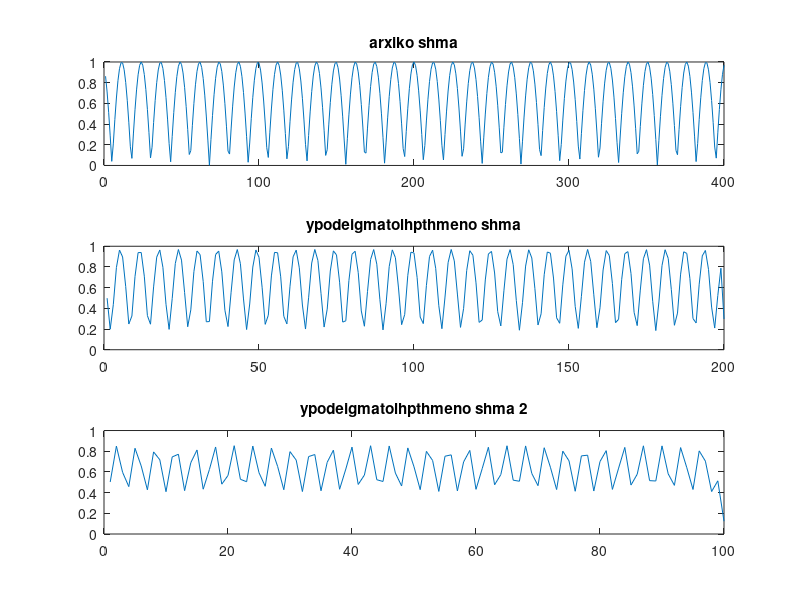
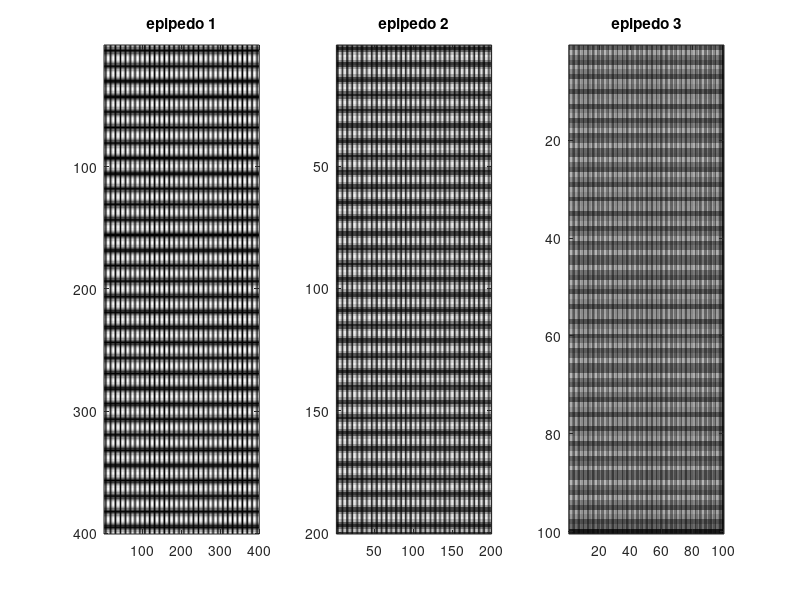

MATLAB code to generate these figures, in order:
%% script gia ena mododiastato shma
% dhmiourgia enos monodiastatou shmatos to opoio pol/zetai me to mhtrwo 
% Toeplitz gia na ginei "filtrarisma" tou shmatos kai na kopoun kapoies
% syxnothtes alla na meinei "idio". gia to logo auto ektos apo tis plot pou
% deixnoun tis times poy pairnei to monodiastato shma to kanw imshow afou
% to pollaplasiasw me anastrofo tou gia na ginei "mhtrwo" kai na exei
% kapoia morfh

close all; clear all; clc

for i = 1:400
y(i,1) = abs(cos(abs(i-401)/4)); % to ebala me abs giati h8ela na pairnei >0 times
end

h = 1/16 * [1; 4; 6; 4; 1];

% epipedo 1
M = length(y);
e1 = eye(1,M);
h1 = [h' zeros(1,M-5)];
T1 = toeplitz(1/16*e1,h1);
filtered_shma = T1*y;
z = [1 0];
D1 = eye(M/2);
Dkron1 = kron(D1,z);
mikro_shma = Dkron1*filtered_shma;

% epipedo 2
m = length(mikro_shma);
e2 = eye(1,m);
h2 = [h' zeros(1,m-5)];
T2 = toeplitz(1/16*e2,h2);
filtered_2 = T2*mikro_shma;
D2 = eye(m/2);
Dkron2 = kron(D2,z);
mikro_shma_2 = Dkron2*filtered_2;

%subplot - plot
figure,subplot(3,1,1),plot(y),title('arxiko shma')
subplot(3,1,2),plot(mikro_shma),title('ypodeigmatolhpthmeno shma')
subplot(3,1,3),plot(mikro_shma_2),title('ypodeigmatolhpthmeno shma 2')

% subplot - subimage
figure,subplot(1,3,1),subimage(y*y'),title('epipedo 1')
subplot(1,3,2),subimage(mikro_shma*mikro_shma'),title('epipedo 2')
subplot(1,3,3),subimage(mikro_shma_2*mikro_shma_2'),title('epipedo 3')